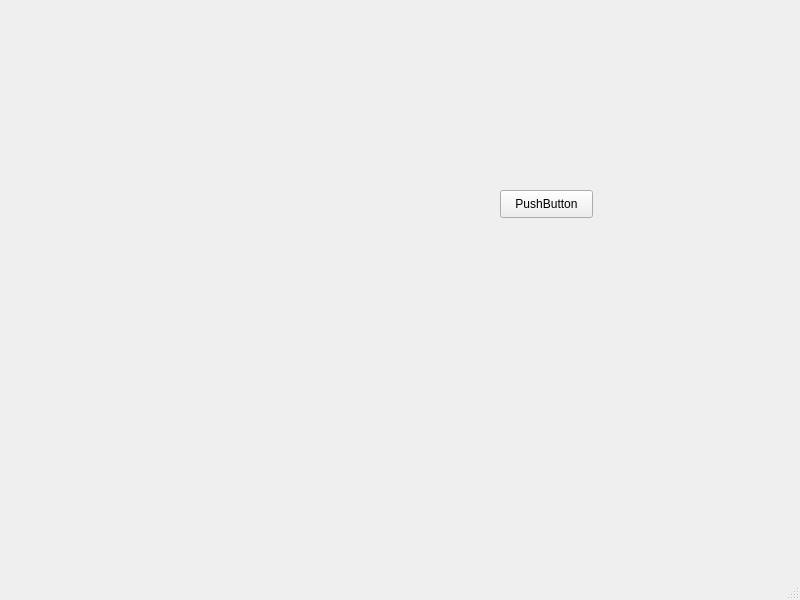
<?xml version="1.0" encoding="UTF-8"?>
<ui version="4.0">
 <class>MainWindow</class>
 <widget class="QMainWindow" name="MainWindow">
  <property name="geometry">
   <rect>
    <x>0</x>
    <y>0</y>
    <width>800</width>
    <height>600</height>
   </rect>
  </property>
  <property name="windowTitle">
   <string>MainWindow</string>
  </property>
  <widget class="QWidget" name="centralwidget">
   <widget class="QPushButton" name="pushButton">
    <property name="geometry">
     <rect>
      <x>500</x>
      <y>190</y>
      <width>93</width>
      <height>28</height>
     </rect>
    </property>
    <property name="text">
     <string>PushButton</string>
    </property>
   </widget>
  </widget>
  <widget class="QMenuBar" name="menubar">
   <property name="geometry">
    <rect>
     <x>0</x>
     <y>0</y>
     <width>800</width>
     <height>26</height>
    </rect>
   </property>
  </widget>
  <widget class="QStatusBar" name="statusbar"/>
 </widget>
 <resources/>
 <connections/>
</ui>
